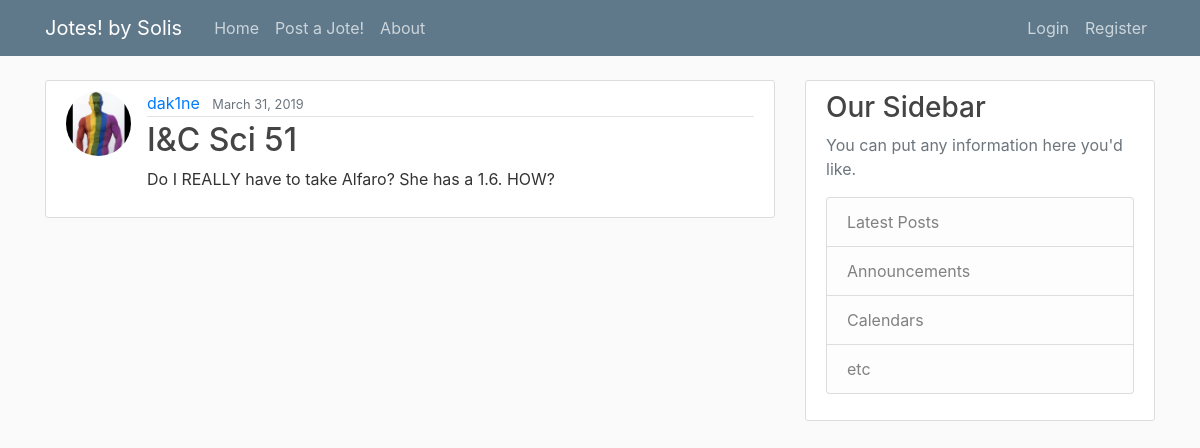
Page /post/20/ on the committed database.
### blog/models.py (models this page shows, shortened)
class Post(models.Model):
    content = models.CharField(max_length=300)
    title = models.CharField(max_length=100)
    date_posted = models.DateTimeField(default=timezone.now)
    author = models.ForeignKey(User, on_delete=models.CASCADE)

### users/models.py (models this page shows, shortened)
class Profile(models.Model):
    user = models.OneToOneField(User, on_delete=models.CASCADE)
    image = models.ImageField(default='default.jpg', upload_to='profile_pics')

### blog/views.py (the view)
# urls.py: path('post/<int:pk>/', PostDetailView.as_view(), name='post-detail'),
class PostDetailView(DetailView):
    model = Post

### blog/templates/blog/post_detail.html (shortened to what this page needs)
{% extends "blog/base.html" %}
{% block content %}
  <article class="media content-section">
    <img class="rounded-circle article-img" src="{{ object.author.profile.image.url }}">
    <div class="media-body">
      <div class="article-metadata">
        <a class="mr-2" href="{% url 'user-posts' object.author.username %}">{{ object.author }}</a>
        <small class="text-muted">{{ object.date_posted|date:"F d, Y" }}</small>
      </div>
      <h2 class="article-title">{{ object.title }}</h2>
      <p class="article-content">{{ object.content }}</p>
    </div>
  </article>
{% endblock content %}

### blog/static/blog/main.css (style rules this page uses)
body { background: #fafafa; color: #333333; margin-top: 5rem; }
h1, h2, h3, h4, h5, h6 { color: #444444; }
.content-section { background: #ffffff; padding: 10px 20px; border: 1px solid #dddddd; border-radius: 3px; margin-bottom: 20px; }
.article-title { color: #444444; }
.article-content { white-space: pre-line; }
.article-img { height: 65px; width: 65px; margin-right: 16px; }
.article-metadata { padding-bottom: 1px; margin-bottom: 4px; border-bottom: 1px solid #e3e3e3 }

### rows in the picture
Post: author.profile.image (placeholder picture), author "dak1ne", date_posted "March 31, 2019", title "I&C Sci 51", content "Do I REALLY have to take Alfaro? She has a 1.6. HOW?"
